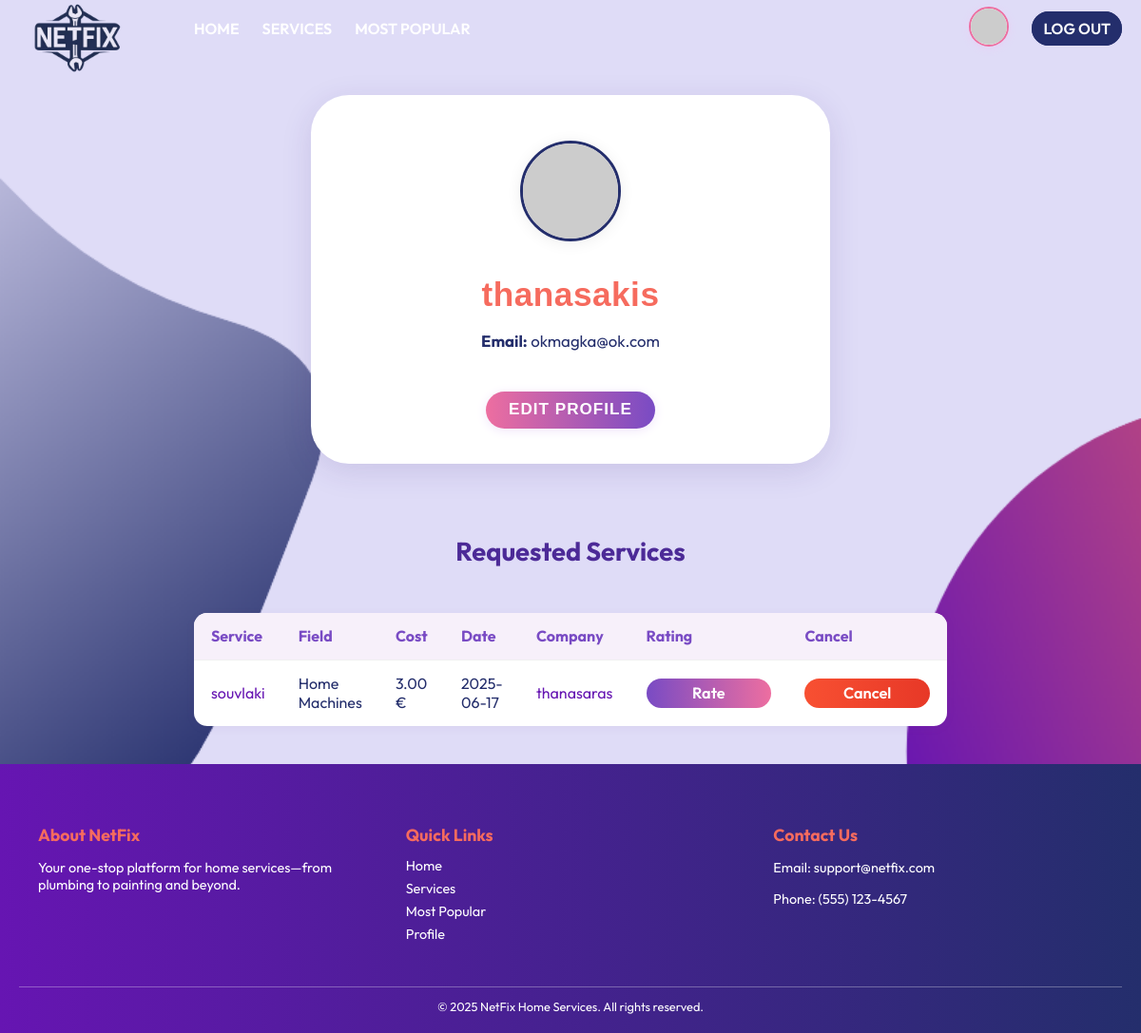
The app's page /accounts/customer/thanasakis/ (signed in), older data.
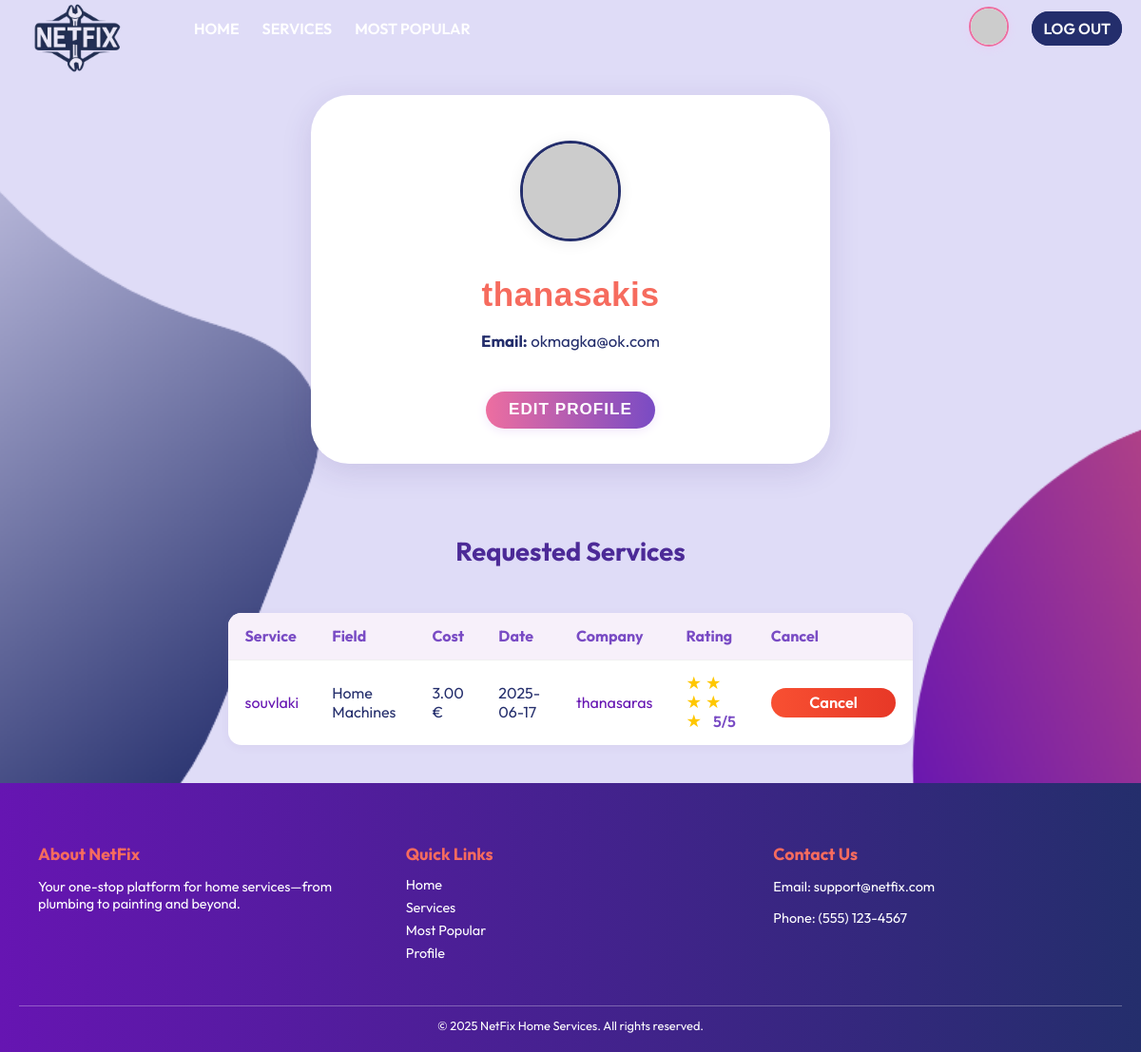
The same page, newer data.
### users/models.py (models this page shows, shortened)
class Customer(models.Model):
    user = models.OneToOneField(
        User,
        on_delete=models.CASCADE,
        primary_key=True,
        related_name="customer_profile",
    )
    birth = models.DateField(
        verbose_name="Date of Birth")
    avatar_index = models.CharField(
        max_length= 2,
        default= '1',
        choices=[(str(i), f"Avatar {i}") for i in "123456789ABCDEFGHIJK"]
    )

class User(AbstractUser):
    is_company = models.BooleanField(default=False)
    is_customer = models.BooleanField(default=False)
    email = models.CharField(max_length=100, unique=True)

class Company(models.Model):
    FIELD_CHOICES = [
        ("Air Conditioner", "Air Conditioner"),
        ("All in One",      "All in One"),
        ("Carpentry",       "Carpentry"),
        ("Electricity",     "Electricity"),
        ("Gardening",       "Gardening"),
        ("Home Machines",   "Home Machines"),
        ("Housekeeping",    "Housekeeping"),
        ("Interior Design", "Interior Design"),
        ("Locks",           "Locks"),
        ("Painting",        "Painting"),
        ("Plumbing",        "Plumbing"),
        ("Water Heaters",   "Water Heaters"),
    ]
    user = models.OneToOneField(
        User,
        on_delete=models.CASCADE,
        primary_key=True,
        related_name="company_profile"
    )
    field_of_work = models.CharField(
        max_length=30,
        choices=FIELD_CHOICES,
        default="All in One",
    )
    rating = models.IntegerField(
        validators=[MinValueValidator(0), MaxValueValidator(5)],
        default=0,
    )
    avatar_index = models.CharField(
        max_length=2,
        default='1',
        choices=[(str(i), f"Avatar {i}") for i in "123456789ABCDEFGHIJK"]
    )

### services/models.py (models this page shows, shortened)
class ServiceRequest(models.Model):
    customer = models.ForeignKey(Customer, on_delete=models.CASCADE)
    service = models.ForeignKey(Service, on_delete=models.CASCADE , related_name = 'requests')
    address = models.CharField(max_length=255)
    hours = models.PositiveIntegerField()
    requested_at = models.DateTimeField(auto_now_add=True)
    rating = models.PositiveSmallIntegerField(null=True, blank=True)

class Service(models.Model):
    FIELD_CHOICES = (
        ('Air Conditioner', 'Air Conditioner'),
        ('Carpentry', 'Carpentry'),
        ('Electricity', 'Electricity'),
        ('Gardening', 'Gardening'),
        ('Home Machines', 'Home Machines'),
        ('Housekeeping', 'Housekeeping'),  # Fixed spelling!
        ('Interior Design', 'Interior Design'),
        ('Locks', 'Locks'),
        ('Painting', 'Painting'),
        ('Plumbing', 'Plumbing'),
        ('Water Heaters', 'Water Heaters'),
    )
    company = models.ForeignKey(Company, on_delete=models.CASCADE)
    name = models.CharField(max_length=40)
    description = models.TextField()
    price_per_hour = models.DecimalField(decimal_places=2, max_digits=7)
    rating = models.IntegerField(
        validators=[MinValueValidator(0), MaxValueValidator(5)],
        default=0
    )
    field = models.CharField(max_length=30, choices=FIELD_CHOICES)
    date_created = models.DateTimeField(auto_now_add=True)

### users/views.py (the view, shortened to what this page needs)
@login_required
def customer_profile(request, username):
    user = get_object_or_404(User, username=username, is_customer=True)
    customer = get_object_or_404(Customer, user=user)
    service_requests = ServiceRequest.objects.filter(customer=customer).order_by('-requested_at')
    for req in service_requests:
        req.total_cost = req.hours * req.service.price_per_hour
    edit_mode = request.GET.get('edit') == '1' and request.user == customer.user
    return render(request, 'users/customer_profile.html', {
        'customer': customer,
        'service_requests': service_requests,
        'edit_mode': edit_mode,
        'profile_user': customer.user,
    })

### users/templates/users/customer_profile.html (shortened to what this page needs)
{% extends 'main/base.html' %}
{% load static %}
{% block content %}
<div class="profile-container">
    <div class="profile-card">
        <form id="profile-form" method="post" autocomplete="off">
            <div style="text-align: center;">
                <img
                    id="main-avatar"
                    src="https://api.dicebear.com/7.x/bottts/svg?seed={{ customer.user.username }}{{ customer.avatar_index|default:'1' }}"
                    class="avatar-main-img"
                    style="margin-bottom: 1.5rem; cursor:{% if edit_mode %}pointer{% else %}default{% endif %};"
                />
            </div>
            <div class="profile-name">{{ customer.user.username }}</div>
            <div class="profile-details">
                <div><strong>Email:</strong> {{ customer.user.email }}</div>
            </div>
            {% if edit_mode %}
                <input type="text" name="username" value="{{ customer.user.username }}" class="form-control mb-2" required>
                <input type="email" name="email" value="{{ customer.user.email }}" class="form-control mb-2" required>
                <input type="date" name="birth" value="{{ customer.birth|date:'Y-m-d' }}" class="form-control mb-2" required>
                <input type="hidden" name="avatar_index" id="avatar_index" value="{{ customer.avatar_index|default:'1' }}">
                <button class="save-btn" type="submit">Save</button>
            {% else %}
                {% if user == customer.user %}
                    <button type="button" class="edit-btn" onclick="window.location.href='?edit=1'">Edit Profile</button>
                {% endif %}
            {% endif %}
        </form>
    </div>
</div>
<div class="services-section">
    <div class="services-title">Requested Services</div>
    <table class="requested-services-table">
        <thead>
        <tr>
            <th>Service</th>
            <th>Field</th>
            <th>Cost</th>
            <th>Date</th>
            <th>Company</th>
            <th>Rating</th>
            <th>Cancel</th>
        </tr>
        </thead>
        <tbody>
        {% for req in service_requests %}
            <tr>
                <td>
                    <a href="{% url 'services:index' req.service.id %}">
                        {{ req.service.name }}
                    </a>
                </td>
                <td>{{ req.service.field }}</td>
                <td>{{ req.total_cost }} €</td>
                <td>{{ req.requested_at|date:"Y-m-d" }}</td>
                <td>
                    <a href="{% url 'users:company_profile' req.service.company.user %}">
                        {{ req.service.company.user }}
                    </a>
                </td>
                <td>
                    {% if req.rating %}
                        <span class="rated">
                            {% for i in "12345" %}
                                <span style="color: {%  if forloop.counter <= req.rating %}#ffc700 {% else %}#ddd{% endif %}; font-size:1.15em; line-height:1;">
                                    &#9733;
                                </span>
                            {% endfor %}
                            <span style="font-weight:600; color:#794bc4; margin-left:0.5em;">{{ req.rating }}/5</span>
                        </span>
                    {% else %}
                        <a href="{% url 'services:rate_service' req.id %}" class="table-action-btn">Rate</a>
                    {% endif %}
                </td>
                <td>
                    <form method="post" action="{% url 'services:cancel_service_request' req.id %}" style="display:inline;">
                        <a href="{% url 'services:cancel_service_request' req.id %}" class="cancel-btn table-action-btn">
                            Cancel
                        </a>
                    </form>
                </td>
            </tr>
        {% empty %}
            <tr>
                <td colspan="7" style="text-align:center;">No services requested yet.</td>
            </tr>
        {% endfor %}
        </tbody>
    </table>
</div>
{% endblock %}

### templates/main/base.html (shortened to what this page needs)
{% load static %}
<!DOCTYPE html>
<html lang="en">
<head>
    <link rel="stylesheet" href="{% static 'css/style.css' %}"/>
</head>
<body>
{% include 'main/navbar.html' %}
<main class="site-content">
    {% block content %}{% endblock %}
</main>
<footer class="site-footer">
    <div class="footer-inner">
        <div class="footer-section">
            <h4>About NetFix</h4>
            <p>Your one-stop platform for home services—from plumbing to painting and beyond.</p>
        </div>
        <div class="footer-section">
            <h4>Quick Links</h4>
            <ul>
                <li><a href="{% url 'main:home' %}">Home</a></li>
                <li><a href="{% url 'services:service_list' %}">Services</a></li>
                <li><a href="{% url 'services:most_requested_services' %}">Most Popular</a></li>
                {% if user.is_authenticated %}
                    <li>
                        {% if user.is_company %}
                            <a href="{% url 'users:company_profile' user.username %}">Profile</a>
                        {% elif user.is_customer %}
                            <a href="{% url 'users:customer_profile' user.username %}">Profile</a>
                        {% else %}
                            <a href="#">Profile</a>
                        {% endif %}
                    </li>
                {% else %}
                    <li><a href="{% url 'users:login_user' %}">Log In</a></li>
                    <li><a href="{% url 'users:register_customer' %}">Sign Up</a></li>
                {% endif %}
            </ul>
        </div>
        <div class="footer-section">
            <h4>Contact Us</h4>
            <p>Email: support@netfix.com</p>
            <p>Phone: (555) 123-4567</p>
        </div>
    </div>
    <div class="footer-bottom">
        &copy; {% now "Y" %} NetFix Home Services. All rights reserved.
    </div>
</footer>
</body>
</html>

### templates/main/navbar.html (shortened to what this page needs)
{% load static %}
<nav class="navbar">
  <div class="navbar-inner">
    <a href="{% url 'main:home' %}" class="logo-link">
      <img src="{% static 'images/logo.png' %}" alt="NetFix Logo" class="site-logo">
    </a>
    <ul class="nav-links-left">
      <li><a href="{% url 'main:home' %}">Home</a></li>
      <li class="dropdown">
        <a href="{% url 'services:service_list' %}">Services</a>
      </li>
      <li><a href="{% url 'services:most_requested_services' %}">Most Popular</a></li>
    </ul>
    <ul class="nav-links-right">
      {% if user.is_authenticated %}
        <li>
          {% if user.is_company %}
            <a href="{% url 'users:company_profile' user.username %}" class="avatar-nav-link" style="padding:0;border:none;background:none;">
              <img
                src="https://api.dicebear.com/7.x/bottts/svg?seed={{ user.username }}{{ user.company_profile.avatar_index|default:'1' }}"
                alt="Profile Avatar"
                class="navbar-avatar"
                style="width:38px; height:38px; border-radius:50%; background:#fff; border:2px solid #794bc4; object-fit:cover;"
              >
            </a>
          {% elif user.is_customer %}
            <a href="{% url 'users:customer_profile' user.username %}" class="avatar-nav-link" style="padding:0;border:none;background:none;">
              <img
                src="https://api.dicebear.com/7.x/bottts/svg?seed={{ user.username }}{{ user.customer_profile.avatar_index|default:'1' }}"
                alt="Profile Avatar"
                class="navbar-avatar"
                style="width:38px; height:38px; border-radius:50%; background:#fff; border:2px solid #ed6ea0; object-fit:cover;"
              >
            </a>
          {% endif %}
        </li>
        <li><a href="{% url 'main:logout' %}">Log Out</a></li>
      {% endif %}
    </ul>
  </div>
</nav>

Row changes from the older to the newer data that the page shows:
changed ServiceRequest "souvlaki": rating (not shown) → "5"; rating "Rate" → "/5"
